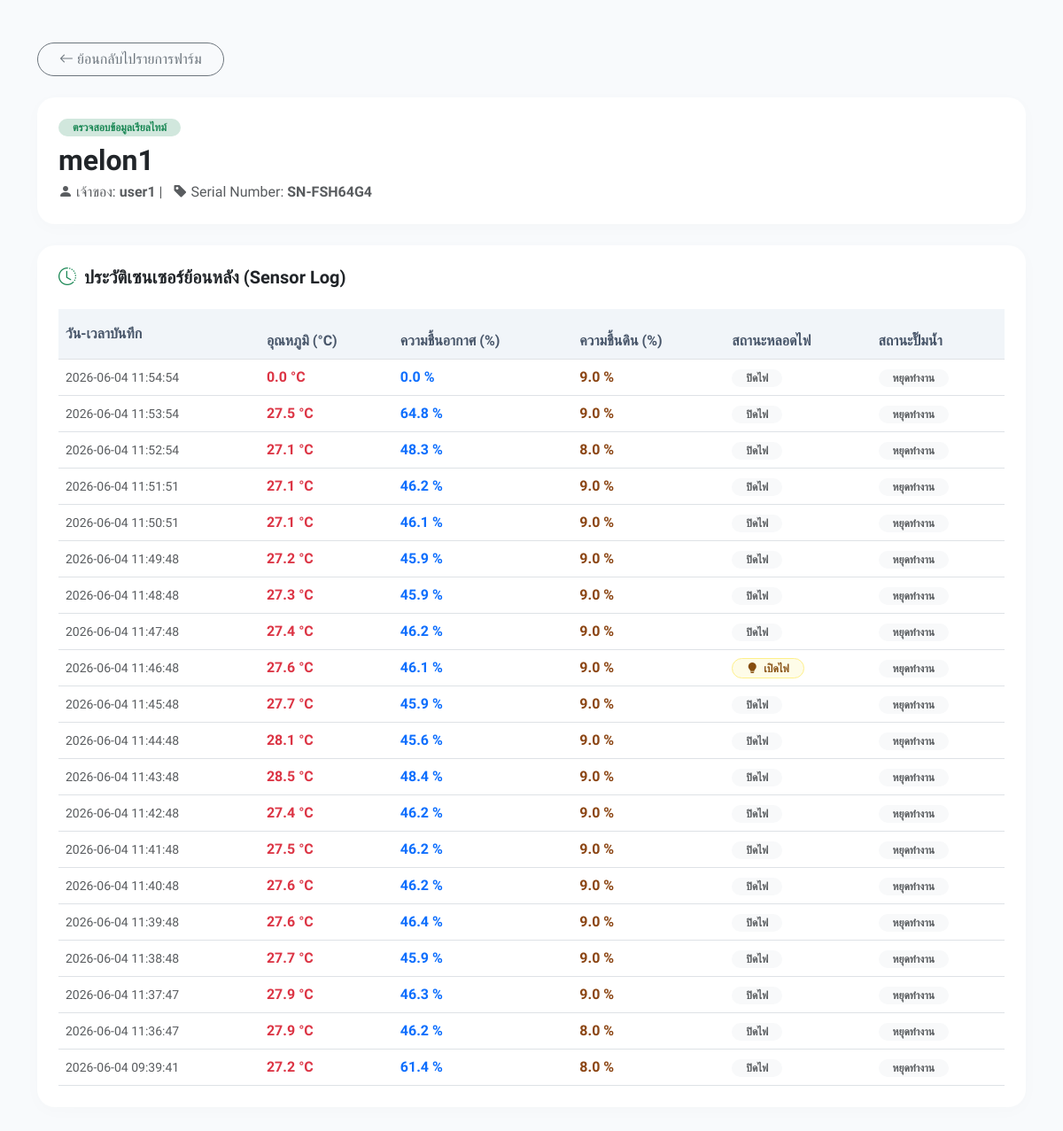
The app's page /3_web_dashboard/admin_view.php?serial_number=SN-FSH64G4 (signed in) with its own data.
### tables this page shows
CREATE TABLE `user_farms` (
  `user_id` int(11) NOT NULL,
  `serial_number` varchar(50) NOT NULL,
  `farm_name` varchar(100) NOT NULL,
  `created_at` timestamp NOT NULL DEFAULT current_timestamp()
);

CREATE TABLE `users` (
  `id` int(11) NOT NULL,
  `token_id` varchar(5) DEFAULT NULL,
  `username` varchar(50) NOT NULL,
  `password` varchar(255) NOT NULL,
  `created_at` timestamp NOT NULL DEFAULT current_timestamp(),
  `role` enum('user','admin') DEFAULT 'user'
);

CREATE TABLE `sensor_logs` (
  `log_id` int(11) NOT NULL,
  `serial_number` varchar(50) NOT NULL,
  `temp` float DEFAULT NULL,
  `humi` float DEFAULT NULL,
  `soil_moisture` float DEFAULT NULL,
  `light_status` tinyint(1) DEFAULT 0,
  `pump_status` tinyint(1) DEFAULT 0,
  `created_at` datetime NOT NULL DEFAULT current_timestamp()
);

### 3_web_dashboard/admin_view.php (the view, shortened to what this page needs)
<?php
require_once 'api/db_config.php';
$serial_number = isset($_GET['serial_number']) ? $conn->real_escape_string(trim($_GET['serial_number'])) : (isset($_GET['sn']) ? $conn->real_escape_string(trim($_GET['sn'])) : '');
$old_farm_id = isset($_GET['farm_id']) ? intval($_GET['farm_id']) : 0;
if (!empty($serial_number)) {
    $farm_stmt = $conn->prepare("SELECT user_farms.farm_name, user_farms.serial_number, users.username, users.id as user_id
                                 FROM user_farms
                                 LEFT JOIN users ON user_farms.user_id = users.id
                                 WHERE user_farms.serial_number = ? LIMIT 1");
    $farm_stmt->bind_param("s", $serial_number);
} else if ($old_farm_id > 0) {
    $farm_stmt = $conn->prepare("SELECT user_farms.farm_name, user_farms.serial_number, users.username, users.id as user_id
                                 FROM user_farms
                                 LEFT JOIN users ON user_farms.user_id = users.id
                                 WHERE user_farms.serial_number = (SELECT serial_number FROM user_farms WHERE id = ? LIMIT 1) LIMIT 1");
    $farm_stmt->bind_param("i", $old_farm_id);
} else {
    die("ไม่ได้ระบุข้อมูลอุปกรณ์ฟาร์ม");
}
$farm_stmt->execute();
$farm_data = $farm_stmt->get_result()->fetch_assoc();
$log_stmt = $conn->prepare("SELECT temp, humi, soil_moisture, light_status, pump_status, created_at
                             FROM sensor_logs
                             WHERE serial_number = ?
                             ORDER BY created_at DESC LIMIT 20");
$log_stmt->bind_param("s", $farm_data['serial_number']);
$log_stmt->execute();
$log_result = $log_stmt->get_result();
?>
<!DOCTYPE html>
<html lang="th">
<head>
    <link href="https://cdn.jsdelivr.net/npm/bootstrap@5.3.0/dist/css/bootstrap.min.css" rel="stylesheet">
    <link rel="stylesheet" href="https://cdn.jsdelivr.net/npm/bootstrap-icons@1.11.1/font/bootstrap-icons.css">
</head>
<body>
<div class="container py-5">
    <div class="mb-4">
        <a href="admin_farms.php?user_id=<?php echo $farm_data['user_id']; ?>" class="btn btn-outline-secondary rounded-pill px-4">
            <i class="bi bi-arrow-left"></i> ย้อนกลับไปรายการฟาร์ม
        </a>
    </div>
    <div class="card card-custom p-4 mb-4 bg-white">
        <span class="badge bg-success-subtle text-success px-3 py-1.5 rounded-pill mb-2 d-inline-block" style="width: max-content;">ตรวจสอบข้อมูลเรียลไทม์</span>
        <h2 class="fw-bold text-dark m-0"><?php echo htmlspecialchars($farm_data['farm_name']); ?></h2>
        <p class="text-muted m-0 mt-1">
            <i class="bi bi-person-fill"></i> เจ้าของ: <strong><?php echo htmlspecialchars($farm_data['username']); ?></strong> |
            <i class="bi bi-tag-fill ms-2"></i> Serial Number: <strong><?php echo htmlspecialchars($farm_data['serial_number']); ?></strong>
        </p>
    </div>
    <div class="card card-custom p-4 bg-white">
        <h5 class="fw-bold mb-4"><i class="bi bi-clock-history text-success me-1"></i> ประวัติเซนเซอร์ย้อนหลัง (Sensor Log)</h5>
        <div class="table-responsive">
            <table class="table table-hover align-middle mb-0">
                <thead>
                    <tr>
                        <th class="py-3">วัน-เวลาบันทึก</th>
                        <th>อุณหภูมิ (°C)</th>
                        <th>ความชื้นอากาศ (%)</th>
                        <th>ความชื้นดิน (%)</th>
                        <th>สถานะหลอดไฟ</th>
                        <th>สถานะปั๊มน้ำ</th>
                    </tr>
                </thead>
                <tbody>
                    <?php if ($log_result && $log_result->num_rows > 0): ?>
                        <?php while($log = $log_result->fetch_assoc()): ?>
                            <tr>
                                <td><small class="text-muted"><?php echo $log['created_at']; ?></small></td>
                                <td><strong class="text-danger"><?php echo number_format($log['temp'], 1); ?> °C</strong></td>
                                <td><strong class="text-primary"><?php echo number_format($log['humi'], 1); ?> %</strong></td>
                                <td><strong style="color: #8B4513;"><?php echo number_format($log['soil_moisture'], 1); ?> %</strong></td>
                                <td>
                                    <?php echo $log['light_status'] == 1
                                        ? '<span class="badge badge-lightbulb rounded-pill px-3 py-1.5"><i class="bi bi-lightbulb-fill me-1"></i> เปิดไฟ</span>'
                                        : '<span class="badge bg-light text-muted rounded-pill px-3 py-1.5">ปิดไฟ</span>'; ?>
                                </td>
                                <td>
                                    <?php echo $log['pump_status'] == 1
                                        ? '<span class="badge badge-pump rounded-pill px-3 py-1.5"><i class="bi bi-droplets-fill me-1"></i> ทำงาน</span>'
                                        : '<span class="badge bg-light text-muted rounded-pill px-3 py-1.5">หยุดทำงาน</span>'; ?>
                                </td>
                            </tr>
                        <?php endwhile; ?>
                    <?php endif; ?>
                </tbody>
            </table>
        </div>
    </div>
</div>
</body>
</html>

### 3_web_dashboard/admin_view.php (style rules this page uses)
body { font-family: 'Sarabun', sans-serif; background-color: #f8fafc; }
.card-custom { border: none; border-radius: 20px; box-shadow: 0 4px 20px rgba(0,0,0,0.02); }
.table thead th { border-top: none; background-color: #f1f5f9; font-weight: 600; color: #475569; }
.badge-lightbulb { background-color: #fefce8; color: #854d0e; border: 1px solid #fef08a; }

### records on screen
user_farms: farm_name "melon1", user.username "user1", serial_number "SN-FSH64G4"
sensor_logs: created_at "2026-06-04 11:54:54", temp "0.0", humi "0.0", soil_moisture "9.0", light_status "ปิดไฟ", pump_status "หยุดทำงาน"
sensor_logs: created_at "2026-06-04 11:53:54", temp "27.5", humi "64.8", soil_moisture "9.0", light_status "ปิดไฟ", pump_status "หยุดทำงาน"
sensor_logs: created_at "2026-06-04 11:52:54", temp "27.1", humi "48.3", soil_moisture "8.0", light_status "ปิดไฟ", pump_status "หยุดทำงาน"
sensor_logs: created_at "2026-06-04 11:51:51", temp "27.1", humi "46.2", soil_moisture "9.0", light_status "ปิดไฟ", pump_status "หยุดทำงาน"
sensor_logs: created_at "2026-06-04 11:50:51", temp "27.1", humi "46.1", soil_moisture "9.0", light_status "ปิดไฟ", pump_status "หยุดทำงาน"
sensor_logs: created_at "2026-06-04 11:49:48", temp "27.2", humi "45.9", soil_moisture "9.0", light_status "ปิดไฟ", pump_status "หยุดทำงาน"
sensor_logs: created_at "2026-06-04 11:48:48", temp "27.3", humi "45.9", soil_moisture "9.0", light_status "ปิดไฟ", pump_status "หยุดทำงาน"
sensor_logs: created_at "2026-06-04 11:47:48", temp "27.4", humi "46.2", soil_moisture "9.0", light_status "ปิดไฟ", pump_status "หยุดทำงาน"
sensor_logs: created_at "2026-06-04 11:46:48", temp "27.6", humi "46.1", soil_moisture "9.0", light_status 1 (drawn), pump_status "หยุดทำงาน"
sensor_logs: created_at "2026-06-04 11:45:48", temp "27.7", humi "45.9", soil_moisture "9.0", light_status "ปิดไฟ", pump_status "หยุดทำงาน"
sensor_logs: created_at "2026-06-04 11:44:48", temp "28.1", humi "45.6", soil_moisture "9.0", light_status "ปิดไฟ", pump_status "หยุดทำงาน"
sensor_logs: created_at "2026-06-04 11:43:48", temp "28.5", humi "48.4", soil_moisture "9.0", light_status "ปิดไฟ", pump_status "หยุดทำงาน"
sensor_logs: created_at "2026-06-04 11:42:48", temp "27.4", humi "46.2", soil_moisture "9.0", light_status "ปิดไฟ", pump_status "หยุดทำงาน"
sensor_logs: created_at "2026-06-04 11:41:48", temp "27.5", humi "46.2", soil_moisture "9.0", light_status "ปิดไฟ", pump_status "หยุดทำงาน"
sensor_logs: created_at "2026-06-04 11:40:48", temp "27.6", humi "46.2", soil_moisture "9.0", light_status "ปิดไฟ", pump_status "หยุดทำงาน"
sensor_logs: created_at "2026-06-04 11:39:48", temp "27.6", humi "46.4", soil_moisture "9.0", light_status "ปิดไฟ", pump_status "หยุดทำงาน"
sensor_logs: created_at "2026-06-04 11:38:48", temp "27.7", humi "45.9", soil_moisture "9.0", light_status "ปิดไฟ", pump_status "หยุดทำงาน"
sensor_logs: created_at "2026-06-04 11:37:47", temp "27.9", humi "46.3", soil_moisture "9.0", light_status "ปิดไฟ", pump_status "หยุดทำงาน"
sensor_logs: created_at "2026-06-04 11:36:47", temp "27.9", humi "46.2", soil_moisture "8.0", light_status "ปิดไฟ", pump_status "หยุดทำงาน"
sensor_logs: created_at "2026-06-04 09:39:41", temp "27.2", humi "61.4", soil_moisture "8.0", light_status "ปิดไฟ", pump_status "หยุดทำงาน"
